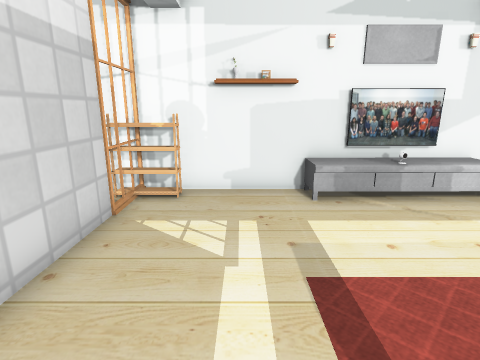
view 1 (above)

21 first-person views from a walk through a Gazebo world. The camera is 1.2 m above the floor, tilts 14° down and sees 80° across. The floor is counted in squares, 0.5 m on a side. Each view is taken from the middle of a square. On the plan, view 1 faces up. The plan holds only what a view shows up to about 18 squares ahead; the rest is blank. The robots in the file are not drawn. Simple patterns stand in for the simulator's built-in surfaces. Some stock models are drawn as simple stand-ins. Some surface patterns are stand-ins.

view 2
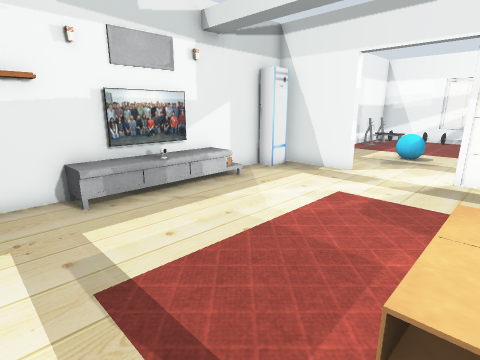

view 3
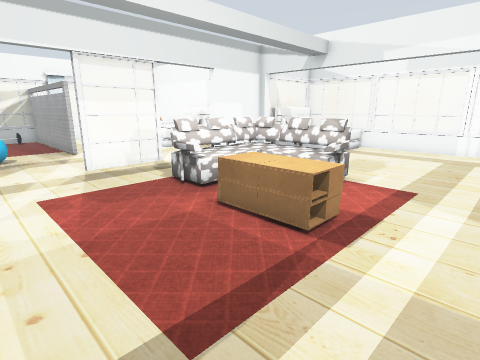

view 4
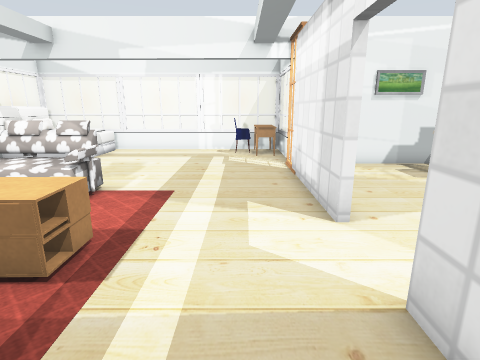

view 5
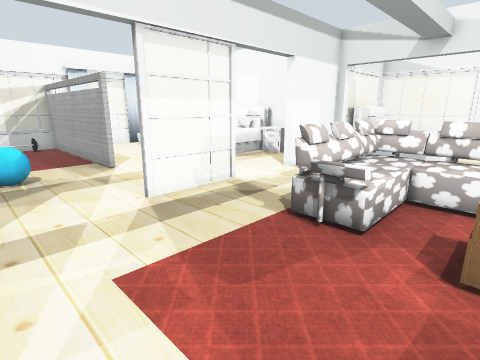

view 6
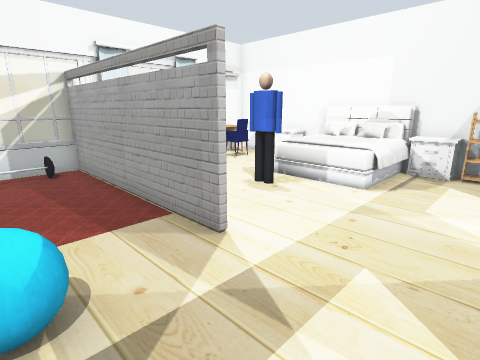

view 7
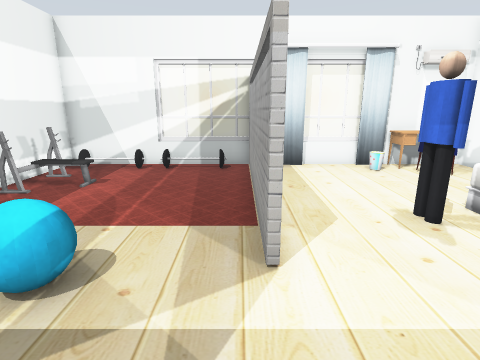

view 8
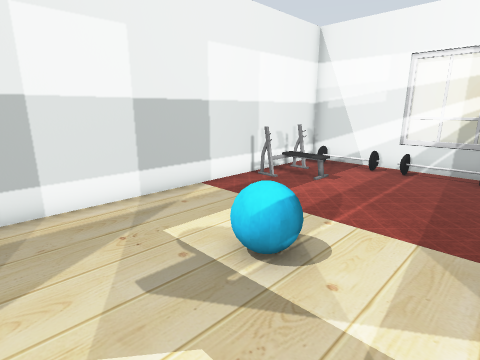

view 9
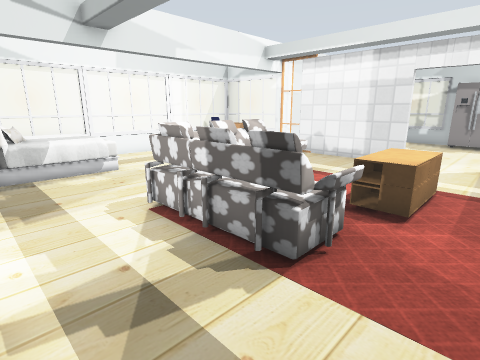

view 10
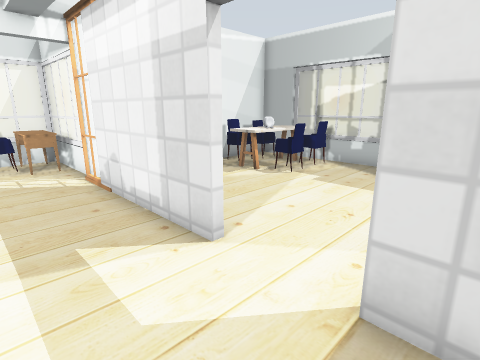

view 11
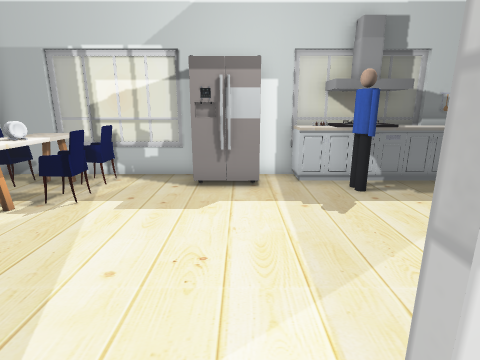

view 12
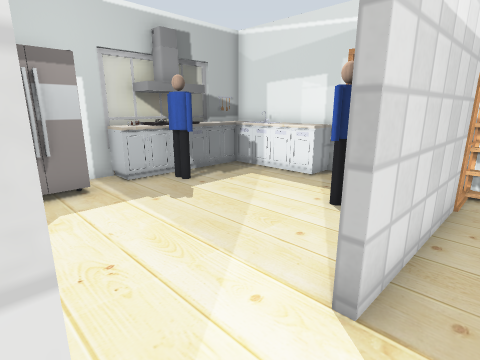

view 13
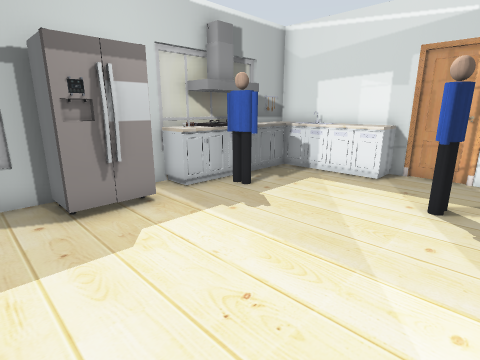

view 14
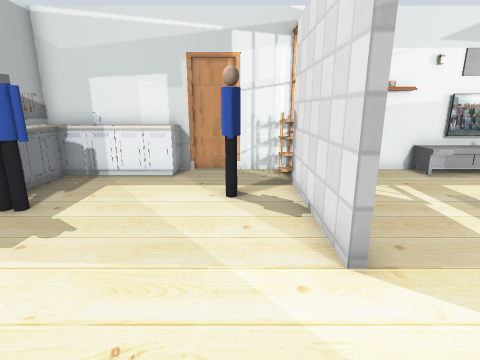

view 15
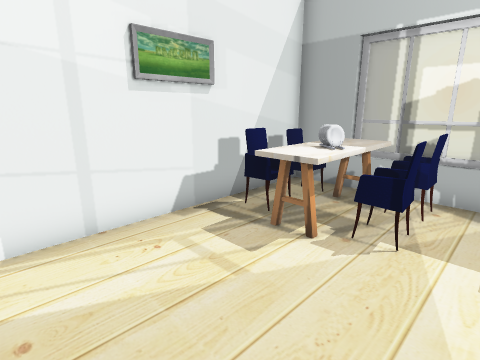

view 16
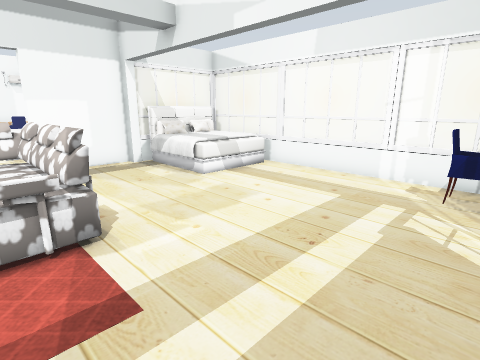

view 17
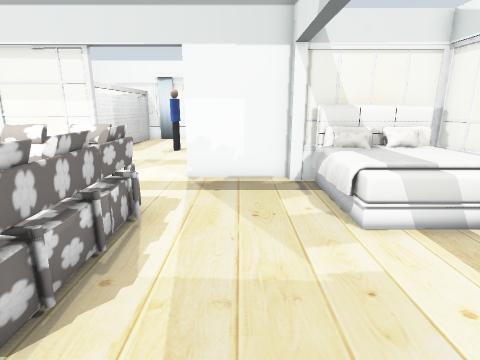

view 18
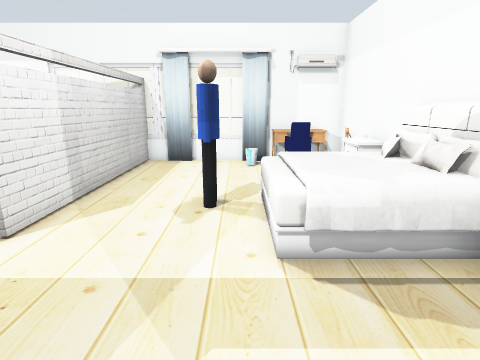

view 19
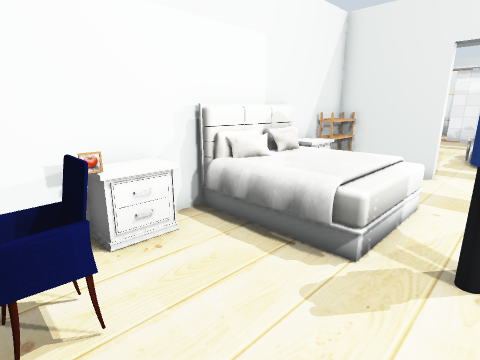

view 20
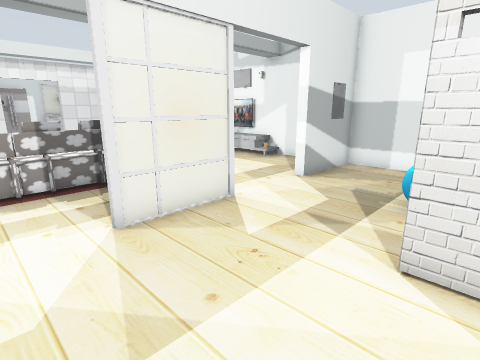

view 21
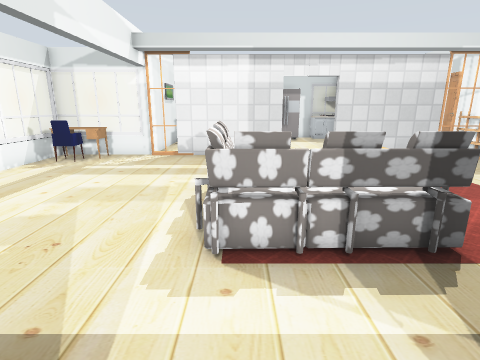

### Floor plan
Points are (right, up) in squares from view 1. A wall is a line through its corners. A room is listed if a view was taken in it or the views show most of it. See-through windows are left out.
Room 1 (views 1, 2, 3, 4, 5, 6, 7, 8, 9, 10, 11, 12, 16, 17, 18, 19, 20, 21)
walls: (15.9, 0.6) (24.9, 0.6); (11, -8.7) (11, -5.1) (11.4, -5.1) (11.4, -8.7) (24.6, -8.7) (24.6, -5.3); (10.6, -9.5) (10.6, -8.7); (9.8, 8.5) (-2.6, 8.5); (-3.1, -1.8) (-3.2, -6.6); (24.6, -0.6) (24.6, 1.6); (-3.2, -8.7) (-3.2, -10.6); (24.9, 0.4) (15.9, 0.4); (-3, 6.4) (-3.1, 0.9); (24.6, 4.4) (24.6, 8.5) (11.4, 8.5) (11.4, 4.9) (11, 4.9) (11, 8)
low walls: (5.4, -13.5) (6.9, -13.5); (-3.4, -13.5) (1.5, -13.5)
ways out: open door at (-3, 0) to room 2
objects: window (-3, -13) to (-3, -11); shoe rack (-3, 8) to (-2, 8); desk (-2, -13); chair (-2, -12) to (-1, -12); desk (-2, -11); window (-1, -14); other object (0, 8); other object (1, 8); window (2, -14) to (5, -14); coffee table (2, -1) to (4, 0); coffee table (2, 0); TV cabinet (2, 7) to (4, 8); sofa (3, -5) to (8, 0); TV (3, 8); coffee table (4, 0); picture (4, 8) to (5, 8); TV cabinet (6, 8) to (7, 8); bed (7, -13) to (10, -9); window (9, -14); other object (10, 8); window (11, -13) to (11, -10); window (11, -2) to (11, 1); shoe rack (12, -8) to (13, -8); nightstand (14, -8) to (15, -8); bed (15, -8) to (19, -5); cyan ball (15, 4) to (16, 4); person (18, -3); nightstand (20, -8) to (21, -8); other object (20, 6) to (22, 8); desk (22, -8); chair (22, -7) to (23, -6); bin (23, -5) to (24, -4); desk (24, -8) to (24, -6); curtain (24, -5); other object (24, 2) to (24, 4); other object (24, 5) to (24, 7); window (25, -4) to (25, -1); window (25, 2) to (25, 4)
Room 2 (views 13, 14, 15)
walls: (-3.3, 0.9) (-3.3, 6.4); (-12.6, -1.4) (-12.6, -8.7) (-3.2, -8.7); (-12.6, 2) (-12.6, 0.6); (-6.9, 8.5) (-12.6, 8.5); (-2.6, 8.5) (-4.6, 8.5)
ways out: open door at (-3, 0) to room 1
objects: window (-13, -3); bench (-13, 4); window (-13, 5) to (-13, 6); other object (-13, 7); chair (-12, -8) to (-11, -7); kitchen table (-12, -6) to (-11, -6); fridge (-12, -1) to (-11, 0); kitchen cabinet (-12, 2) to (-12, 3); other object (-12, 4) to (-12, 5); kitchen cabinet (-12, 6) to (-8, 8); chair (-11, -5) to (-11, -4); person (-11, 4) to (-10, 4); chair (-10, -8) to (-9, -7); table (-10, -6) to (-9, -6); chair (-10, -5) to (-9, -4); kitchen table (-8, -6); door leaf (-6, 9) to (-5, 9); person (-5, 5); door leaf (-3, -8) to (-3, -7); door leaf (-3, 7)

Positions as (right, up) in squares from view 1, and headings:
1: (0, 0), facing up
2: (0, 0), facing up-right
3: (-1, 5), facing down-right
4: (-1, 4), facing down
5: (4, 5), facing down-right
6: (12, 4), facing down-right
7: (12, 1), facing right
8: (12, 1), facing up-right
9: (11, 2), facing down-left
10: (0, 2), facing down-left
11: (-2, 0), facing left
12: (-2, -2), facing up-left
13: (-4, -3), facing up-left
14: (-5, -3), facing up
15: (-4, -3), facing down-left
16: (-2, -3), facing down-right
17: (1, -7), facing right
18: (11, -4), facing right
19: (23, -3), facing down-left
20: (17, -4), facing up-left
21: (12, -4), facing left
